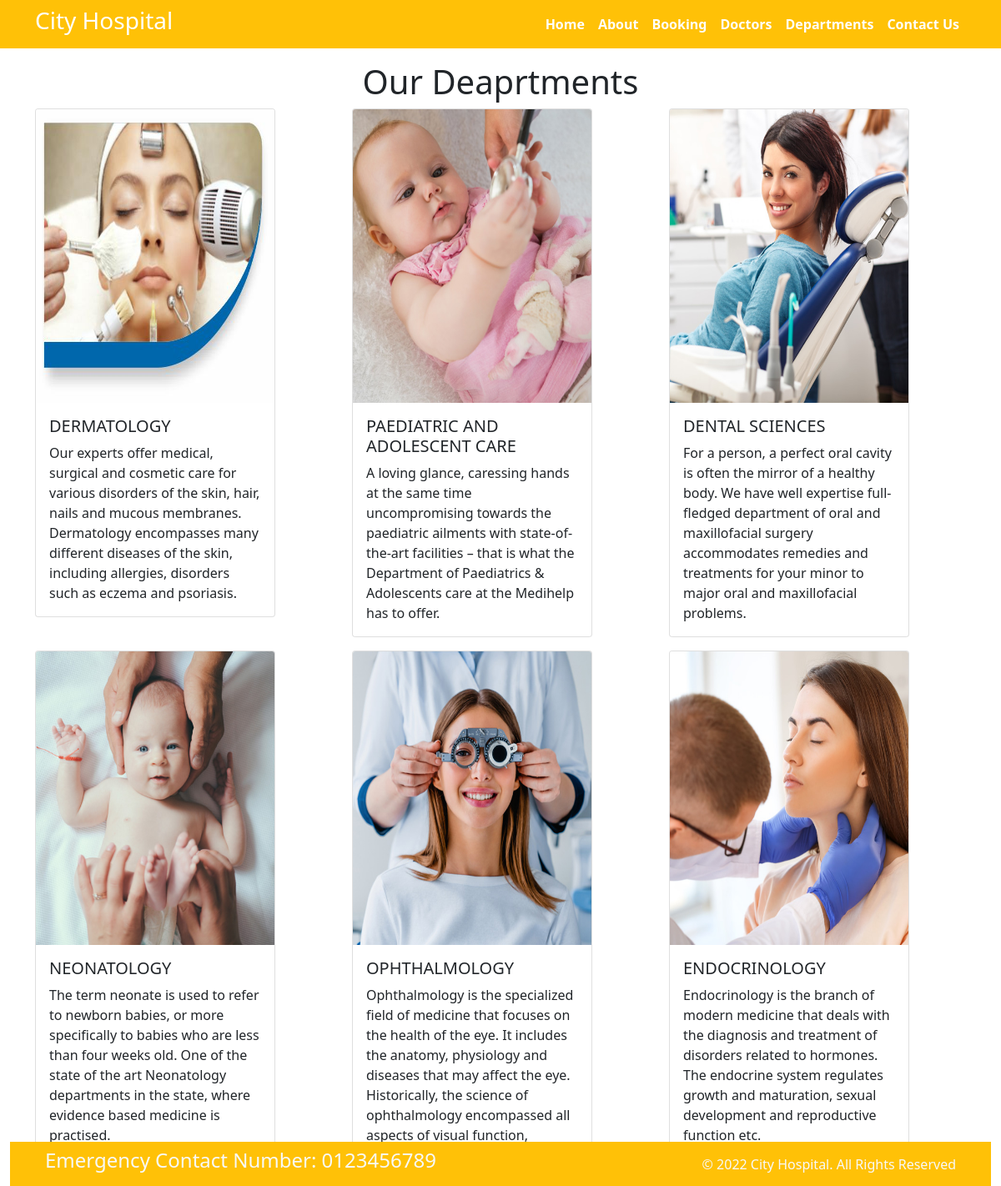
Page /department/ on the committed database.
### Home/models.py (models this page shows, shortened)
class Departments(models.Model):
    dep_name = models.CharField(max_length=100)
    dep_description = models.TextField(max_length=250)
    dep_img = models.ImageField(upload_to='doepartments')

### Home/views.py (the view)
# urls.py: path('department/',views.department,name='department'),
def department(request):
    dict_dept = {
        'dept': Departments.objects.all()
    }
    return render(request,'department.html',dict_dept)

### Home/templates/department.html (shortened to what this page needs)
{% extends "base.html" %}
{% load static %}
{% block content%}
<h1 class="text-center">Our Deaprtments</h1>
<div class="container">
    <div class="row">
        {% for d in dept %}
        <div class="col-sm-4 mb-3">
                    <div class="card" style="width: 18rem;">
                       <img src= "{{ d.dep_img.url }}" class="card-img-top" alt="..." style="height: 22em">
                       <div class="card-body">
                        <h5 class="card-title">{{d.dep_name}}</h5>
                        <p class="card-text">{{d.dep_description}}</p>
                       </div>
                    </div>
                </div>
            {% endfor %}
            {% endblock %}

### rows in the picture
Departments: dep_img (picture), dep_name "DERMATOLOGY", dep_description "Our experts offer medical, surgical and cosmetic care for various disorders of the skin, hair, nails and mucous membranes. Dermatology encompasses many different diseases of the skin, including allergies, disorders such as eczema and psoriasis."
Departments: dep_img (picture), dep_name "PAEDIATRIC AND ADOLESCENT CARE", dep_description "A loving glance, caressing hands at the same time uncompromising towards the paediatric ailments with state-of-the-art facilities – that is what the Department of Paediatrics & Adolescents care at the Medihelp has to offer."
Departments: dep_img (picture), dep_name "DENTAL SCIENCES", dep_description "For a person, a perfect oral cavity is often the mirror of a healthy body. We have well expertise full-fledged department of oral and maxillofacial surgery accommodates remedies and treatments for your minor to major oral and maxillofacial problems."
Departments: dep_img (picture), dep_name "NEONATOLOGY", dep_description "The term neonate is used to refer to newborn babies, or more specifically to babies who are less than four weeks old. One of the state of the art Neonatology departments in the state, where evidence based medicine is practised."
Departments: dep_img (picture), dep_name "OPHTHALMOLOGY", dep_description "Ophthalmology is the specialized field of medicine that focuses on the health of the eye. It includes the anatomy, physiology and diseases that may affect the eye. Historically, the science of ophthalmology encompassed all aspects of visual function,"
Departments: dep_img (picture), dep_name "ENDOCRINOLOGY", dep_description "Endocrinology is the branch of modern medicine that deals with the diagnosis and treatment of disorders related to hormones. The endocrine system regulates growth and maturation, sexual development and reproductive function etc."
